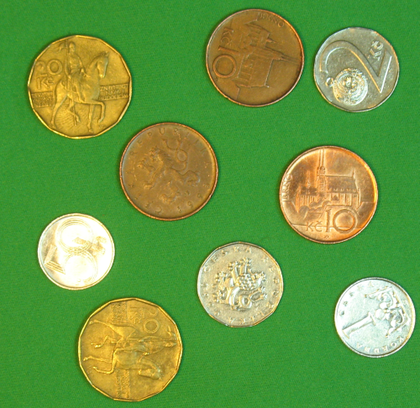
%> input picture material/code/visionbook/13MathMorph/images/coins.png, 420 x 408 px, shrunk from 500 x 486 before the run
$ octave granulometry_demo.m   (GNU Octave 9; MATLAB toolbox functions it lacks are replaced by stand-ins)
%> lines starting %> are read from the running program, lines starting %| are printed output that depends on the picture; in (x1, y1, x2, y2) boxes, pixels count from 0 and x2, y2 are one past the last pixel; in counts of white or black regions, pixels touching at a corner belong together; the program's own positions count from 1
### material/code/visionbook/matlab_code/misc/exportfig.m
function exportfig(varargin)
%EXPORTFIG  Export a figure to Encapsulated Postscript.
%   EXPORTFIG(H, FILENAME) writes the figure H to FILENAME.  H is
%   a figure handle and FILENAME is a string that specifies the
%   name of the output file.
%
%   EXPORTFIG(...,PARAM1,VAL1,PARAM2,VAL2,...) specifies
%   parameters that control various characteristics of the output
%   file.
%
%   Format Paramter:
%     'Format'  one of the strings 'eps','eps2','jpeg','png','preview'
%          specifies the output format. Defaults to 'eps'.
%          The output format 'preview' does not generate an output
%          file but instead creates a new figure window with a
%          preview of the exported figure. In this case the
%          FILENAME parameter is ignored.
%
%     'Preview' one of the strings 'none', 'tiff'
%          specifies a preview for EPS files. Defaults to 'none'.
%
%   Size Parameters:
%     'Width'   a positive scalar
%          specifies the width in the figure's PaperUnits
%     'Height'  a positive scalar
%          specifies the height in the figure's PaperUnits
%
%     Specifying only one dimension sets the other dimension
%     so that the exported aspect ratio is the same as the
%     figure's current aspect ratio.
%     If neither dimension is specified the size defaults to
%     the width and height from the figure's PaperPosition.
%
%   Rendering Parameters:
%     'Color'     one of the strings 'bw', 'gray', 'cmyk'
%         'bw'    specifies that lines and text are exported in
%                 black and all other objects in grayscale
%         'gray'  specifies that all objects are exported in grayscale
%         'cmyk'  specifies that all objects are exported in color
%                 using the CMYK color space
%     'Renderer'  one of the strings 'painters', 'zbuffer', 'opengl'
%         specifies the renderer to use
%     'Resolution'   a positive scalar
%         specifies the resolution in dots-per-inch.
%
%     The default color setting is 'bw'.
%
%   Font Parameters:
%     'FontMode'     one of the strings 'scaled', 'fixed'
%     'FontSize'     a positive scalar
%          in 'scaled' mode multiplies with the font size of each
%          text object to obtain the exported font size
%          in 'fixed' mode specifies the font size of all text
%          objects in points
%     'FontEncoding' one of the strings 'latin1', 'adobe'
%          specifies the character encoding of the font
%
%     If FontMode is 'scaled' but FontSize is not specified then a
%     scaling factor is computed from the ratio of the size of the
%     exported figure to the size of the actual figure. The minimum
%     font size allowed after scaling is 5 points.
%     If FontMode is 'fixed' but FontSize is not specified then the
%     exported font sizes of all text objects is 7 points.
%
%     The default 'FontMode' setting is 'scaled'.
%
%   Line Width Parameters:
%     'LineMode'     one of the strings 'scaled', 'fixed'
%     'LineWidth'    a positive scalar
%          the semantics of LineMode and LineWidth are exactly the
%          same as FontMode and FontSize, except that they apply
%          to line widths instead of font sizes. The minumum line
%          width allowed after scaling is 0.5 points.
%          If LineMode is 'fixed' but LineWidth is not specified
%          then the exported line width of all line objects is 1
%          point.
%
%   Examples:
%     exportfig(gcf,'fig1.eps','height',3);
%       Exports the current figure to the file named 'fig1.eps' with
%       a height of 3 inches (assuming the figure's PaperUnits is
%       inches) and an aspect ratio the same as the figure's aspect
%       ratio on screen.
%
%     exportfig(gcf, 'fig2.eps', 'FontMode', 'fixed',...
%                'FontSize', 10, 'color', 'cmyk' );
%       Exports the current figure to 'fig2.eps' in color with all
%       text in 10 point fonts. The size of the exported figure is
%       the figure's PaperPostion width and height.


if (nargin < 2)
  error('Too few input arguments');
end

% exportfig(H, filename, ...)
H = varargin{1};
if ~ishandle(H) | ~strcmp(get(H,'type'), 'figure')
  error('First argument must be a handle to a figure.');
end
filename = varargin{2};
if ~ischar(filename)
  error('Second argument must be a string.');
end
paramPairs = varargin(3:end);

% Do some validity checking on param-value pairs
if (rem(length(paramPairs),2) ~= 0)
  error(['Invalid input syntax. Optional parameters and values' ...
	 ' must be in pairs.']);
end

format = 'eps';
preview = 'none';
width = -1;
height = -1;
%color = 'bw';
color = 'cmyk';
fontsize = -1;
fontmode='scaled';
linewidth = -1;
linemode=[];
fontencoding = 'latin1';
renderer = [];
resolution = [];

% Process param-value pairs
args = {};
for k = 1:2:length(paramPairs)
  param = lower(paramPairs{k});
  if (~ischar(param))
    error('Optional parameter names must be strings');
  end
  value = paramPairs{k+1};

  switch (param)
   case 'format'
    format = value;
    if (~strcmp(format,{'eps','eps2','jpeg','png','preview'}))
      error(['Format must be ''eps'', ''eps2'', ''jpeg'', ''png'' or' ...
	     ' ''preview''.']);
    end
   case 'preview'
    preview = value;
    if (~strcmp(preview,{'none','tiff'}))
      error('Preview must be ''none'' or ''tiff''.');
    end
   case 'width'
    width = LocalToNum(value);
    if(~LocalIsPositiveScalar(width))
      error('Width must be a numeric scalar > 0');
    end
   case 'height'
    height = LocalToNum(value);
    if(~LocalIsPositiveScalar(height))
      error('Height must be a numeric scalar > 0');
    end
   case 'color'
    color = lower(value);
    if (~strcmp(color,{'bw','gray','cmyk'}))
      error('Color must be ''bw'', ''gray'' or ''cmyk''.');
    end
   case 'fontmode'
    fontmode = lower(value);
    if (~strcmp(fontmode,{'scaled','fixed'}))
      error('FontMode must be ''scaled'' or ''fixed''.');
    end
   case 'fontsize'
    fontsize = LocalToNum(value);
    if(~LocalIsPositiveScalar(fontsize))
      error('FontSize must be a numeric scalar > 0');
    end
   case 'fontencoding'
    fontencoding = lower(value);
    if (~strcmp(fontencoding,{'latin1','adobe'}))
      error('FontEncoding must be ''latin1'' or ''adobe''.');
    end
   case 'linemode'
    linemode = lower(value);
    if (~strcmp(linemode,{'scaled','fixed'}))
      error('LineMode must be ''scaled'' or ''fixed''.');
    end
   case 'linewidth'
    linewidth = LocalToNum(value);
    if(~LocalIsPositiveScalar(linewidth))
      error('LineWidth must be a numeric scalar > 0');
    end
   case 'renderer'
    renderer = lower(value);
    if (~strcmp(renderer,{'painters','zbuffer','opengl'}))
      error('Renderer must be ''painters'', ''zbuffer'' or ''opengl''.');
    end
   case 'resolution'
    resolution = LocalToNum(value);
    if ~(isnumeric(value) & (prod(size(value)) == 1) & (value >= 0));
      error('Resolution must be a numeric scalar >= 0');
    end
   otherwise
    error(['Unrecognized option ' param '.']);
  end
end

allLines  = findall(H, 'type', 'line');
allText   = findall(H, 'type', 'text');
allAxes   = findall(H, 'type', 'axes');
allImages = findall(H, 'type', 'image');
allLights = findall(H, 'type', 'light');
allPatch  = findall(H, 'type', 'patch');
allSurf   = findall(H, 'type', 'surface');
allRect   = findall(H, 'type', 'rectangle');
allFont   = [allText; allAxes];
allColor  = [allLines; allText; allAxes; allLights];
allMarker = [allLines; allPatch; allSurf];
allEdge   = [allPatch; allSurf];
allCData  = [allImages; allPatch; allSurf];

old.objs = {};
old.prop = {};
old.values = {};

% Process format and preview parameter
showPreview = strcmp(format,'preview');
if showPreview
  format = 'png';
  filename = [tempName '.png'];
end
if strncmp(format,'eps',3) & ~strcmp(preview,'none')
  args = {args{:}, ['-' preview]};
end

hadError = 0;
try
  % Process size parameters
  paperPos = get(H, 'PaperPosition');
  old = LocalPushOldData(old, H, 'PaperPosition', paperPos);
  figureUnits = get(H, 'Units');
  set(H, 'Units', get(H,'PaperUnits'));
  figurePos = get(H, 'Position');
  aspectRatio = figurePos(3)/figurePos(4);
  set(H, 'Units', figureUnits);
  if (width == -1) & (height == -1)
    width = paperPos(3);
    height = paperPos(4);
  elseif (width == -1)
    width = height * aspectRatio;
  elseif (height == -1)
    height = width / aspectRatio;
  end
  set(H, 'PaperPosition', [0 0 width height]);
  paperPosMode = get(H, 'PaperPositionMode');
  old = LocalPushOldData(old, H, 'PaperPositionMode', paperPosMode);
  set(H, 'PaperPositionMode', 'manual');

  % Process rendering parameters
  switch (color)
   case {'bw', 'gray'}
    if ~strcmp(color,'bw') & strncmp(format,'eps',3)
      format = [format 'c'];
    end
    args = {args{:}, ['-d' format]};

    %compute and set gray colormap
    oldcmap = get(H,'Colormap');
    newgrays = 0.30*oldcmap(:,1) + 0.59*oldcmap(:,2) + 0.11*oldcmap(:,3);
    newcmap = [newgrays newgrays newgrays];
    old = LocalPushOldData(old, H, 'Colormap', oldcmap);
    set(H, 'Colormap', newcmap);

    %compute and set ColorSpec and CData properties
    old = LocalUpdateColors(allColor, 'color', old);
    old = LocalUpdateColors(allAxes, 'xcolor', old);
    old = LocalUpdateColors(allAxes, 'ycolor', old);
    old = LocalUpdateColors(allAxes, 'zcolor', old);
    old = LocalUpdateColors(allMarker, 'MarkerEdgeColor', old);
    old = LocalUpdateColors(allMarker, 'MarkerFaceColor', old);
    old = LocalUpdateColors(allEdge, 'EdgeColor', old);
    old = LocalUpdateColors(allEdge, 'FaceColor', old);
    old = LocalUpdateColors(allCData, 'CData', old);

   case 'cmyk'
    if strncmp(format,'eps',3)
      format = [format 'c'];
      args = {args{:}, ['-d' format], '-cmyk'};
    else
      args = {args{:}, ['-d' format]};
    end
   otherwise
    error('Invalid Color parameter');
  end
  if (~isempty(renderer))
    args = {args{:}, ['-' renderer]};
  end
  if (~isempty(resolution)) | ~strncmp(format,'eps',3)
    if isempty(resolution)
      resolution = 0;
    end
    args = {args{:}, ['-r' int2str(resolution)]};
  end

  % Process font parameters
  if (~isempty(fontmode))
    oldfonts = LocalGetAsCell(allFont,'FontSize');
    switch (fontmode)
     case 'fixed'
      oldfontunits = LocalGetAsCell(allFont,'FontUnits');
      old = LocalPushOldData(old, allFont, {'FontUnits'}, oldfontunits);
      set(allFont,'FontUnits','points');
      if (fontsize == -1)
	set(allFont,'FontSize',7);
      else
	set(allFont,'FontSize',fontsize);
      end
     case 'scaled'
      if (fontsize == -1)
	wscale = width/figurePos(3);
	hscale = height/figurePos(4);
	scale = min(wscale, hscale);
      else
	scale = fontsize;
      end
      newfonts = LocalScale(oldfonts,scale,5);
      set(allFont,{'FontSize'},newfonts);
     otherwise
      error('Invalid FontMode parameter');
    end
    % make sure we push the size after the units
    old = LocalPushOldData(old, allFont, {'FontSize'}, oldfonts);
  end
  if strcmp(fontencoding,'adobe') & strncmp(format,'eps',3)
    args = {args{:}, '-adobecset'};
  end

  % Process linewidth parameters
  if (~isempty(linemode))
    oldlines = LocalGetAsCell(allMarker,'LineWidth');
    old = LocalPushOldData(old, allMarker, {'LineWidth'}, oldlines);
    switch (linemode)
     case 'fixed'
      if (linewidth == -1)
	set(allMarker,'LineWidth',1);
      else
	set(allMarker,'LineWidth',linewidth);
      end
     case 'scaled'
      if (linewidth == -1)
	wscale = width/figurePos(3);
	hscale = height/figurePos(4);
	scale = min(wscale, hscale);
      else
	scale = linewidth;
      end
      newlines = LocalScale(oldlines, scale, 0.5);
      set(allMarker,{'LineWidth'},newlines);
     otherwise
      error('Invalid LineMode parameter');
    end
  end

  % Export
  print(H, filename, args{:});

catch
  hadError = 1;
end

% Restore figure settings
for n=1:length(old.objs)
  set(old.objs{n}, old.prop{n}, old.values{n});
end

if hadError
  error(deblank(lasterr));
end

% Show preview if requested
if showPreview
  X = imread(filename,'png');
  delete(filename);
  f = figure( 'Name', 'Preview', ...
	      'Menubar', 'none', ...
	      'NumberTitle', 'off', ...
	      'Visible', 'off');
  image(X);
  axis image;
  ax = findobj(f, 'type', 'axes');
  set(ax, 'Units', get(H,'PaperUnits'), ...
	  'Position', [0 0 width height], ...
	  'Visible', 'off');
  set(ax, 'Units', 'pixels');
  axesPos = get(ax,'Position');
  figPos = get(f,'Position');
  rootSize = get(0,'ScreenSize');
  figPos(3:4) = axesPos(3:4);
  if figPos(1) + figPos(3) > rootSize(3)
    figPos(1) = rootSize(3) - figPos(3) - 50;
  end
  if figPos(2) + figPos(4) > rootSize(4)
    figPos(2) = rootSize(4) - figPos(4) - 50;
  end
  set(f, 'Position',figPos, ...
	 'Visible', 'on');
end

%
%  Local Functions
%

function outData = LocalPushOldData(inData, objs, prop, values)
outData.objs = {inData.objs{:}, objs};
outData.prop = {inData.prop{:}, prop};
outData.values = {inData.values{:}, values};

function cellArray = LocalGetAsCell(fig,prop);
cellArray = get(fig,prop);
if (~isempty(cellArray)) & (~iscell(cellArray))
  cellArray = {cellArray};
end

function newArray = LocalScale(inArray, scale, minValue)
n = length(inArray);
newArray = cell(n,1);
for k=1:n
  newArray{k} = max(minValue,scale*inArray{k}(1));
end

% [76 lines left out: functions LocalMapToGray, LocalMapCData, LocalUpdateColors, LocalIsPositiveScalar, LocalToNum, not called in this run]

### material/code/visionbook/13MathMorph/color_thresh.m
function im_bin = color_thresh(im,pt,th)
% COLOR_THRESH Thresholding in color space.
% CMP Vision Algorithms cmpvia@cmp.felk.cvut.cz
% Function color_thresh performs thresholding in color
% space. First, the image im is transformed to the YUV
% color system.
% The Euclidean distance in UV color space of each image point from
% the point pt is evaluated. The background is segmented by
% thresholding the distance.


  imYUV = rgb2ntsc(im);
  ptU = imYUV(pt(1),pt(2),2); % value in the U channel
  ptV = imYUV(pt(1),pt(2),3); % value in the V channel
  dist = (imYUV(:,:,2)-ptU).^2+(imYUV(:,:,3)-ptV).^2;
  im_bin = dist > th;
return;

### material/code/visionbook/13MathMorph/granulometry.m
function im_gran = granulometry(im)
% GRANULOMETRY Binary granulometry computed using square structuring element
% CMP Vision Algorithms http://visionbook.felk.cvut.cz
%
% The granulometry function maps to each pixel a value n that is the
% size of the largest structuring element such that an opening by
% this element leaves the pixel in the image.
% This function computes a granulometry function of a binary image
% using a family of openings by a square structuring
% element . The square element
% was chosen because it allows an efficient implementation. We use
% an algorithm by Vincent  which consists
% of computing a distance function and propagating its values
% linewise, separately in both dimensions.
%
% Usage: im_gran = granulometry(im)
% Inputs:
%   im  [m x n]  Binary input image.
% Outputs:
%   im_gran  [m x n]  Granulometry of im by square
%     structuring element.

im_dist = dist_square(im);

figure(3);imshow(im_dist,[]); colormap(jet); colorbar;
exportfig(3,'output_images/granulometry_distance.eps');

im_gran = propagate_dist( im_dist );   % propagation right-left
figure(4);imshow(im_gran,[]); colormap(jet); colorbar;
exportfig(4,'output_images/granulometry_propagated.eps');
im_gran = propagate_dist( im_gran' )'; % propagation bottom-up
return

function im_dist = dist_square(im)
% Usage: im_dist = dist_square(im)
% Function dist_square computes the distance function using
% a square element with center in the bottom-right corner
%   11\1x1X  ,
% where X marks the element center.
% For such an element, the distance can be computed in a single
% image scan .
% The image is extended by one row and column to avoid the
% necessity to treat the first row and column separately.
im_dist = zeros( size(im,1)+1, size(im,2)+1 );
im_dist(2:end,2:end) = im;
for x = 2:size(im_dist,1)
  for y = 2:size(im_dist,2)
    if im_dist(x,y)==1
      im_dist(x,y) = 1 + min([im_dist(x-1,y-1) im_dist(x-1,y) im_dist(x,y-1)]);
    end
  end
end
im_dist = im_dist( 2:end, 2:end );

return

function im_gran = propagate_dist(im_dist)
% Usage: im_gran = propagate_dist(im_dist)
% Function propagate_dist propagates the distance function
% from right to left in each row separately to compute the
% granulometry function g_I as described by
% Vincent .
M = max( im_dist(:) );
im_gran = zeros( size(im_dist,1), size(im_dist,2)+M );
for y = 1:size(im_dist,1)
  for x = size(im_gran,2):-1:(M+1)
    V = im_dist( y, x-M ); % V is the current value of the distance function
    if V>0  % value V is propagated to the next V pixels in parallel
      im_gran(y,(x-V+1):x) = max( im_gran(y,(x-V+1):x), V );
    end
  end
end
im_gran = im_gran(:,M+1:end);
return

### material/code/visionbook/cmpviapath.m
function p = cmpviapath(rootpath,stprtoolbox)
% CMPVIAPATH Sets all necessary paths for cmpvia toolbox
%
% p = cmpviapath(rootpath);
%
% Input parameters:
% rootpath ... (optinoal) root path of the toolbox, defaults
%              to current working directory
% stprtoolbox... (optional) if set to 1, path to stprtoolbox is
%                added and the toolbox is initialized
%
% Output:
% p ... added path
%
% History:
% 2006-01-26 Tomas Svoboda: created based on a similar function
%            from Vojta Franc and Vaclav Hlavac patern recognition
%            toolbox
%
% $Id: cmpviapath.m 1181 2014-04-02 15:47:26Z svoboda $

if nargin<2
  stprtoolbox=0 ;
end ;

if nargin<1
  rootpath=pwd;
end

disp('Setting path for the CMPvia codes')
disp('cmpvia@cmp.felk.cvut.cz ---------')

% set path for UNIX
p = ['$:', ...
	 '$02Image:', ...
     '$03ImageMath:', ...
	 '$04DataStr:',...
	 '$05Preproc:',...
	 '$06Segm1:',...
	 '$07Segm2:',...
	 '$08ShapeRepr:',...
	 '$09ObjRec:',...
	 '$11Theory3D:',...
     '$14Compr:', ...
     '$15Texture:', ...
     '$16Motion:', ...
	 '$matlab_code/graphcut:',...
	 '$matlab_code/bsplines:',...
     '$matlab_code/misc:'
	 ];

if stprtoolbox,
  p = [ p, '$matlab_code/stprtool:' ] ;
end ;


p=translate(p,rootpath);

% adds path at the start
addpath(p);

% setup
if stprtoolbox,
  stprpath(translate('$/matlab_code/stprtool',rootpath)) ;
end ;

%--translate ---------------------------------------------------------
function p = translate(p,rootpath);
%TRANSLATE Translate unix path to platform specific path
%   TRANSLATE fixes up the path so that it's valid on non-UNIX platforms
%
% This function was derived from MathWork M-file "pathdef.m"

cname = computer;

% Look for PC
if strncmp(cname,'PC',2)
  p = strrep(p,'/','\');
  p = strrep(p,':',';');
  p = strrep(p,'$',[rootpath '\']);

% [12 lines of commented-out code are left out]
else
  p = strrep(p,'$',[rootpath '/']);
end

### material/code/visionbook/13MathMorph/granulometry_demo.m
% GRANULOMETRY_DEMO Demo showing the usage of binary granulometry
% CMP Vision Algorithms http://visionbook.felk.cvut.cz
addpath ../.;
cmpviapath('../.');
if (exist('output_images')~=7)
  mkdir('output_images');
end

ImageDir = 'images/' % directory containing the images
% Example
% Binary granulometry is used to label coins in a binary image with
% their size in order to distinguish between different coins.
imcolor = double( imread([ImageDir 'coins.png']) ) / 255;
figure(1); imshow(imcolor,[]);
exportfig(1,'output_images/granulometry_original.eps');
pt = [10 10];
im = color_thresh( imcolor, pt, 0.022 );
%> in color_thresh, `ptU = imYUV(pt(1),pt(2),2);`: ptU = -0.0917
%> in color_thresh, `ptV = imYUV(pt(1),pt(2),3);`: ptV = -0.189
%> in color_thresh, `dist = (imYUV(:,:,2)-ptU).^2+(imYUV(:,:,3)-ptV).^2;`:
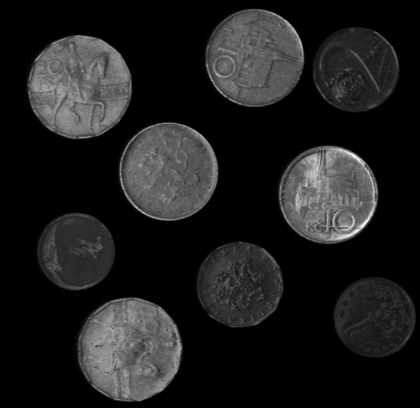
%> dist: size 408x420 double; min 0, max 0.245, mean 0.0294; drawn with min black and max white
%> in color_thresh, `im_bin = dist > th;`:
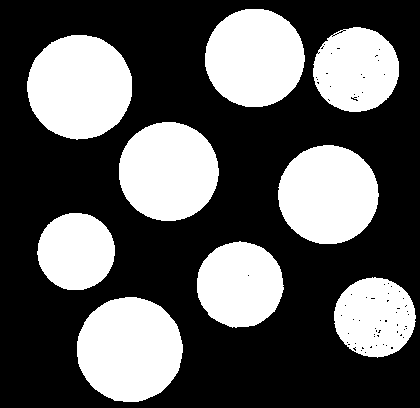
%> im_bin: size 408x420 logical; 36.1% white; 9 white regions, largest, box (x1, y1, x2, y2) and area: (77, 297, 183, 402) 8721, (27, 35, 132, 140) 8622, (278, 145, 379, 244) 7811

im = imclose( im, strel('diamond',1) );
%> im: size 408x420 logical; 36.2% white; 9 white regions, largest, box (x1, y1, x2, y2) and area: (77, 297, 183, 402) 8721, (27, 35, 132, 140) 8623, (278, 145, 379, 244) 7811
figure(2);imshow(im,[]); colormap(gray);
exportfig(2,'output_images/granulometry_binary.eps');

gS = granulometry( im );
%> after the loop in dist_square, `for x = 2:size(im_dist,1)`:
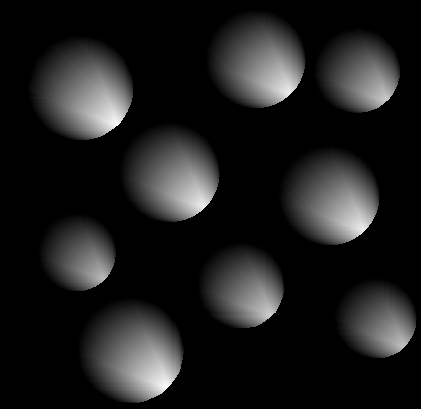
%> im_dist: size 409x421 double; min 0, max 75, mean 8.7; drawn with min black and max white
%> in propagate_dist, `M = max( im_dist(:) );`: M = 75
%> after the loop in propagate_dist, `for y = 1:size(im_dist,1)`:
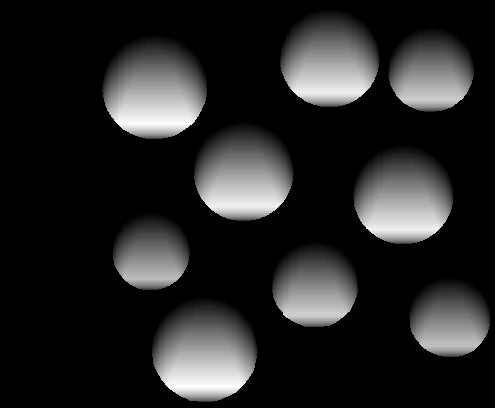
%> im_gran: size 408x495 double; min 0, max 75, mean 11; drawn with min black and max white
%> after the loop in propagate_dist (call 2), `for y = 1:size(im_dist,1)`:
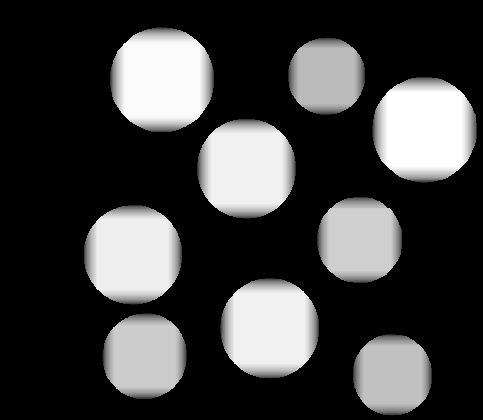
%> im_gran: size 420x483 double; min 0, max 75, mean 18.9; drawn with min black and max white
%> in propagate_dist (call 2), `im_gran = im_gran(:,M+1:end);`:
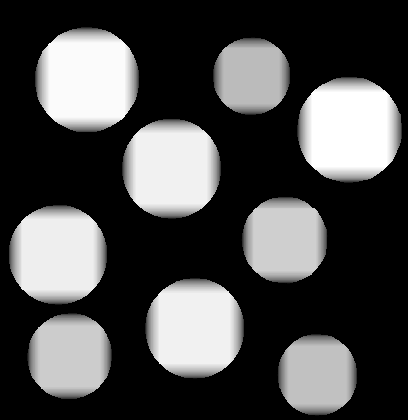
%> im_gran: size 420x408 double; min 0, max 75, mean 22.4; drawn with min black and max white
figure(5);imshow(gS,[]); colormap(jet); colorbar
exportfig(5,'output_images/granulometry_granulometry.eps');

res = imreconstruct( gS, im.*max(gS(:)) );
res = res .* sqrt(2);

figure(6);imshow(res,[85 130]); colormap(jet); colorbar;
%> after `imshow(res,[85 130])`:
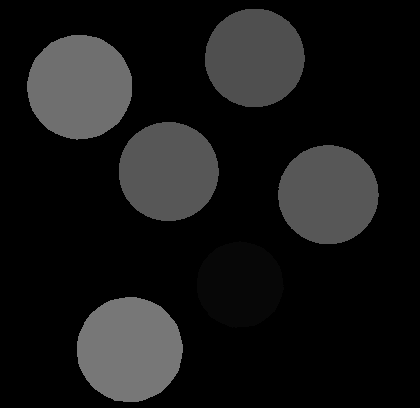
%> displayed picture: size 408x420, on the screen's scale of 0 to 255; min 0, max 119, mean 23.4
exportfig(6,'output_images/granulometry_labeled.eps');

$ run again, with material/code/visionbook/13MathMorph/images/gecko.png copied over material/code/visionbook/13MathMorph/images/coins.png
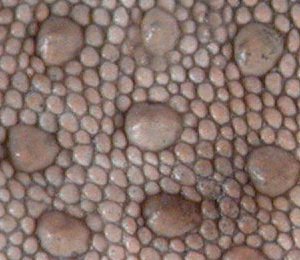
%> input picture material/code/visionbook/13MathMorph/images/gecko.png, 300 x 260 px
%> imYUV: size 260x300x3 double; mean of channels 1, 2, 3 0.478, 0.0595, 0.00833
%> ptU = 0.0639
%> ptV = 0.00924
%> in color_thresh, `dist = (imYUV(:,:,2)-ptU).^2+(imYUV(:,:,3)-ptV).^2;`:
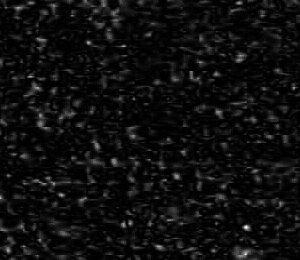
%> dist: size 260x300 double; min 0, max 0.00854, mean 0.000505; drawn with min black and max white
%> im_bin: size 260x300 logical; every value is 0
%> M = 0
%> im_gran: size 300x260 double; every value is 0
%> in exportfig (call 6), `set(allFont,{'FontSize'},newfonts);`:
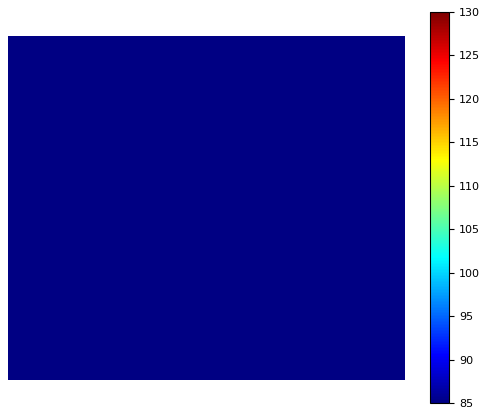
%> figure redrawn from the program's plot data
